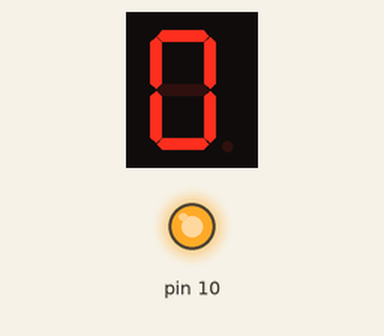
Simulated run of this sketch. Board: Arduino Uno, built with avr-gcc and run on an emulated ATmega328P. Shown: 1-digit seven-segment display, output pins drawn as LEDs (lit = HIGH). Wiring (inferred from the names in the program): MAX7219 LED driver: CS pin 7. Pins used as bus, display or sensor lines are not drawn.

Above: at 1.1 s.
At 6.1 s:
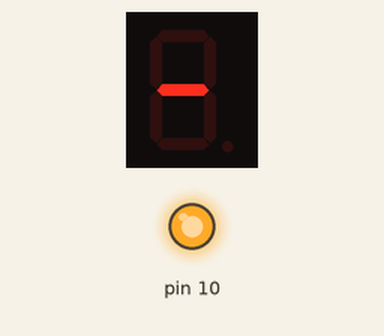
At 6.6 s:
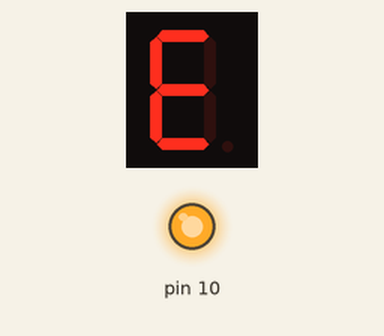
At 7.1 s:
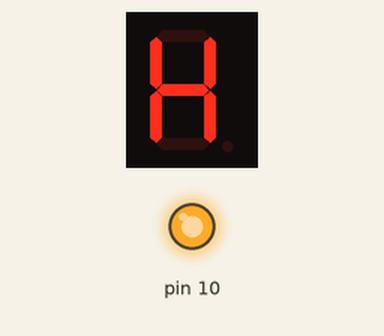
At 7.6 s:
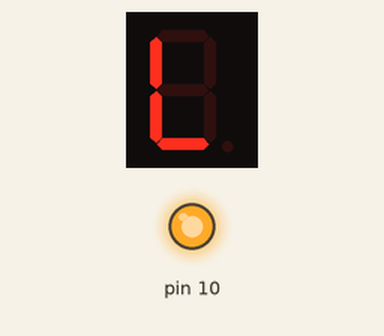
At 8.1 s:
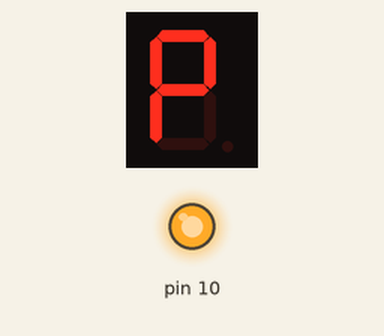

The sketch:

four_in_one.ino
```cpp
// (licence header left out)
#include <SPI.h>

// What pin on the Arduino connects to the LOAD/CS pin on the MAX7219/MAX7221
#define LOAD_PIN 7

/**
 * Transfers data to a MAX7219/MAX7221 register.
 *
 * @param address The register to load data into
 * @param value   Value to store in the register
 */
void maxTransfer(uint8_t address, uint8_t value) {

  // Ensure LOAD/CS is LOW
  digitalWrite(LOAD_PIN, LOW);

  // Send the register address
  SPI.transfer(address);

  // Send the value
  SPI.transfer(value);

  // Tell chip to load in data
  digitalWrite(LOAD_PIN, HIGH);
}


void setup() {

  // Set load pin to output
  pinMode(LOAD_PIN, OUTPUT);

  // Reverse the SPI transfer to send the MSB first
  SPI.setBitOrder(MSBFIRST);

  // Start SPI
  SPI.begin();

  // Run test
  // All LED segments should light up
  maxTransfer(0x0F, 0x01);
  delay(1000);
  maxTransfer(0x0F, 0x00);

  // Enable mode B
  maxTransfer(0x09, 0xFF);

  // Use lowest intensity
  maxTransfer(0x0A, 0x00);

  // Only scan one digit
  maxTransfer(0x0B, 0x00);

  // Turn on chip
  maxTransfer(0x0C, 0x01);


}

void loop() {

  // Loop through each code
  for (uint8_t i = 0; i < 0x10; ++i)
  {
    maxTransfer(0x01, i);
    delay(500);
  }

}
```

Measured:
- by itself, everything shown: repeats every 8.0 s, in 16 steps
- what the display in image 0 shows lasts 0.5 s, from 1.0 s to 1.5 s
